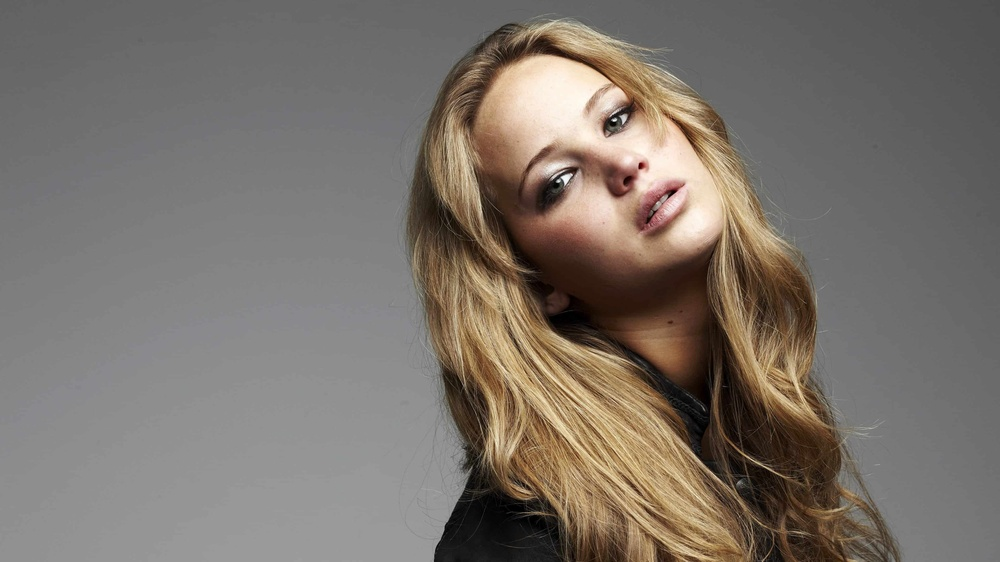
#> input picture assignment_01/data/a1images/jeniffer.jpg, 1000 x 562 px, shrunk from 3840 x 2160 before the run
$ jupyter execute Q6_Foreground_Histogram_Equalization.ipynb
#> lines starting #> are read from the running program, lines starting #| are printed output that depends on the picture; after the words box and inside, x2 and y2 are one past the last pixel; in counts of white or black regions, pixels touching at a corner belong together
# Q6 - Foreground Histogram Equalization

[cell 1]
import numpy as np, cv2 as cv, matplotlib.pyplot as plt
from pathlib import Path

DATA = Path("../data/a1images")
RESULTS = Path("../results/q6")
RESULTS.mkdir(parents=True, exist_ok=True)

img_path = DATA / "jeniffer.jpg"
img_bgr = cv.imread(str(img_path), cv.IMREAD_COLOR)
#> img_bgr is the input picture: shape (562, 1000, 3); mean B, G, R 106.8, 114.3, 122.3
assert img_bgr is not None, f"Image not found at {img_path}"
print("Loaded:", img_path, "shape:", img_bgr.shape)
#| Loaded: ../data/a1images/jeniffer.jpg shape: (562, 1000, 3)

[cell 2]
# Split HSV and save planes
hsv = cv.cvtColor(img_bgr, cv.COLOR_BGR2HSV)
#> hsv: shape (562, 1000, 3); mean H, S, V 10.7, 35.6, 122.4
H, S, V = cv.split(hsv)
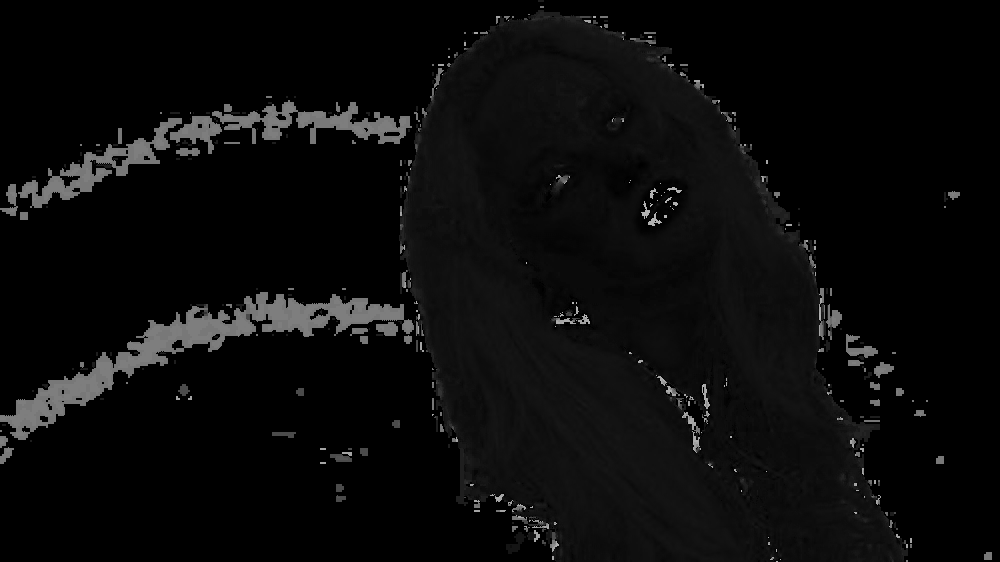
#> H: shape (562, 1000); min 0, max 179, mean 10.7
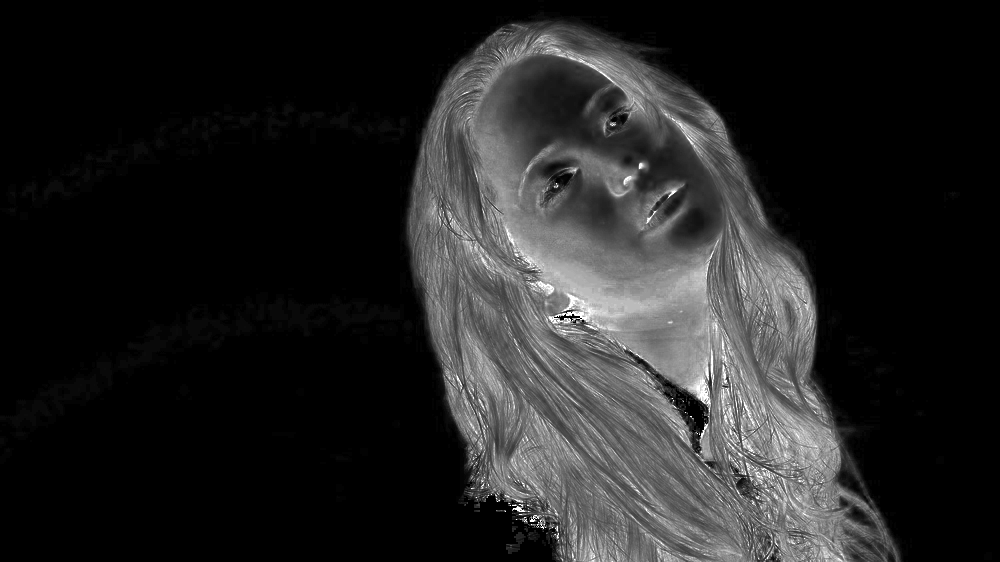
#> S: shape (562, 1000); min 0, max 255, mean 35.6
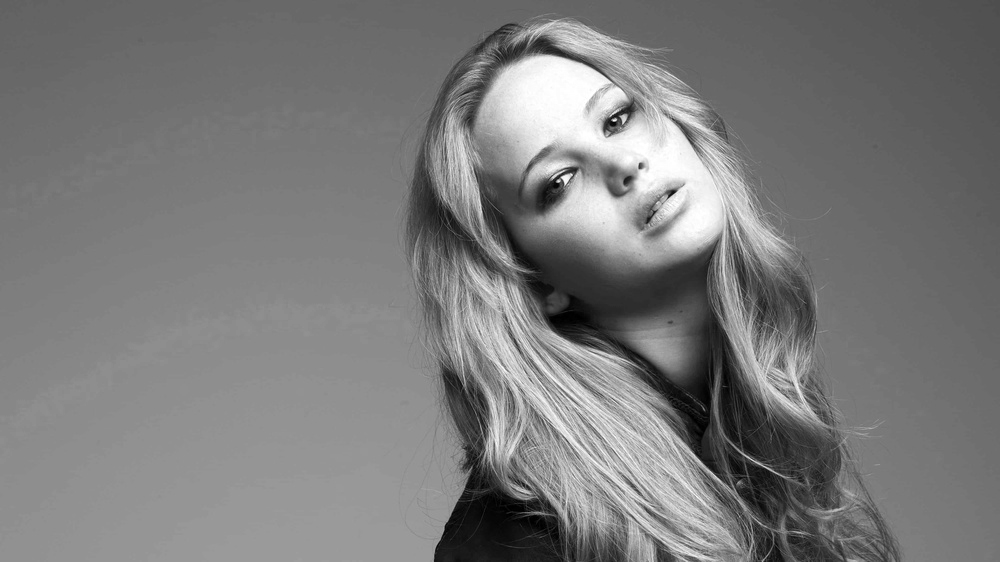
#> V: shape (562, 1000); min 0, max 255, mean 122.4
cv.imwrite(str(RESULTS/"q6_H.png"), H)
cv.imwrite(str(RESULTS/"q6_S.png"), S)
cv.imwrite(str(RESULTS/"q6_V.png"), V)
#> Out = True

[cell 3]
plt.figure(figsize=(12, 4))
plt.subplot(1, 3, 1)
plt.imshow(H, cmap='gray')
plt.title("H")
plt.axis('off')
plt.subplot(1, 3, 2)
plt.imshow(S, cmap='gray')
plt.title("S")
plt.axis('off')
plt.subplot(1, 3, 3)
plt.imshow(V, cmap='gray')
plt.title("V")
plt.axis('off')

[cell 4]
# Select plane to threshold and extract binary foreground mask
# Start with S (often separates subject/background well). Use Otsu; invert if area is unreasonable.
plane_name, plane = "S", S
#> plane_name = 'S'
thr, mask = cv.threshold(plane, 15, 255, cv.THRESH_BINARY)
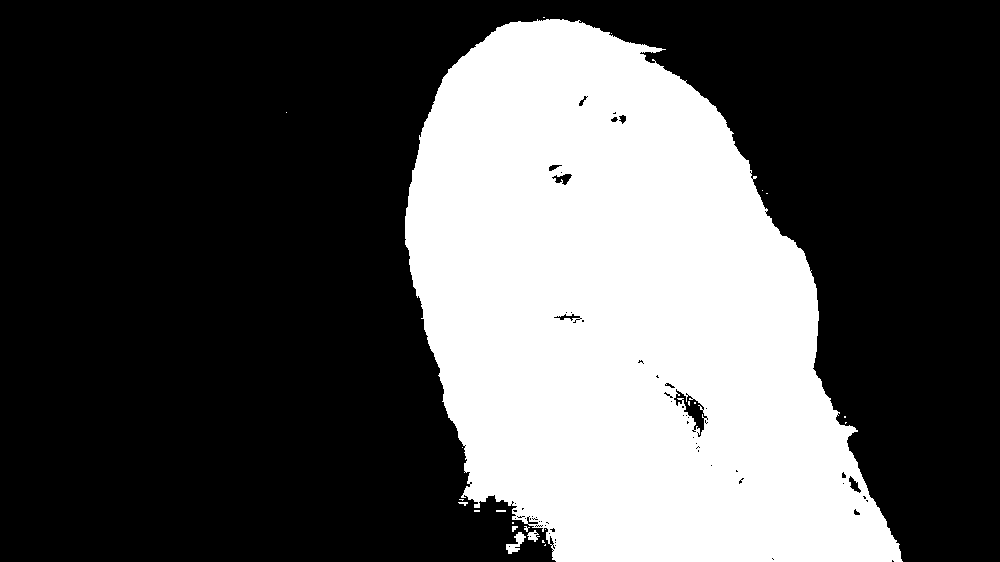
#> mask: shape (562, 1000); 32.9% white; 23 white regions (17 under 20 px), largest, box (x1, y1, x2, y2) and area: (405, 19, 903, 562) 184399, (506, 532, 526, 554) 194, (527, 530, 540, 542) 81, (512, 526, 518, 532) 24, (458, 502, 468, 506) 23, (496, 510, 506, 512) 20

[cell 5]
# Heuristic: ensure foreground isn’t almost everything or almost nothing
fg_ratio = (mask > 15).mean()
#> fg_ratio = 0.329
if fg_ratio > 0.90 or fg_ratio < 0.05:
    mask = cv.bitwise_and(mask)     # flip if Otsu picked the wrong polarity

# A tiny morphology to clean specks
k = cv.getStructuringElement(cv.MORPH_ELLIPSE, (3, 3))
mask = cv.morphologyEx(mask, cv.MORPH_OPEN, k, iterations=1)
#> mask: shape (562, 1000); 32.8% white; 9 white regions (6 under 20 px), largest, box (x1, y1, x2, y2) and area: (405, 19, 903, 562) 184051, (506, 532, 525, 554) 173, (528, 532, 538, 541) 60

[cell 6]
plt.figure(figsize=(4, 4))
plt.imshow(mask, cmap='gray')
plt.title(f"Mask from {plane_name}")
plt.axis('off')
plt.tight_layout()
plt.savefig(RESULTS/"q6_mask.png", dpi=150); plt.show()

[cell 7]
# Foreground via cv.bitwise_and and histogram on V using the mask
foreground_bgr = cv.bitwise_and(img_bgr, img_bgr, mask=mask)
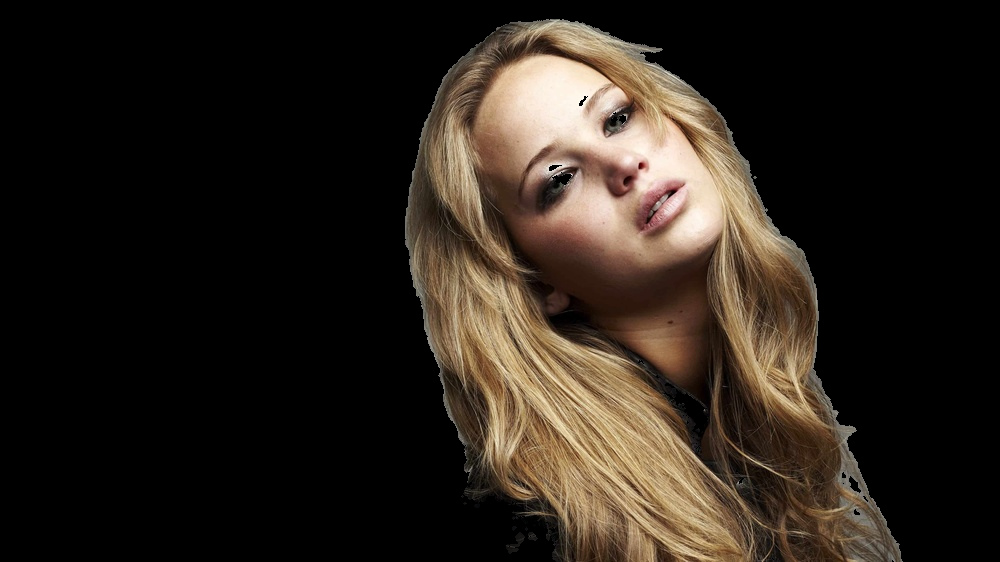
#> foreground_bgr: shape (562, 1000, 3); mean B, G, R 26.7, 34.4, 42.3
background_bgr = cv.bitwise_and(img_bgr, img_bgr, mask=cv.bitwise_not(mask))
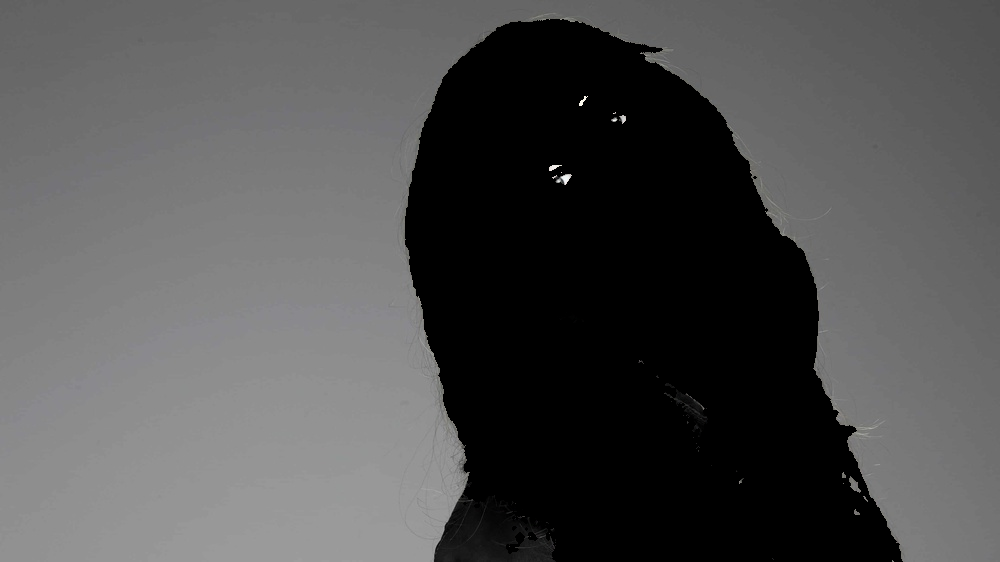
#> background_bgr: shape (562, 1000, 3); mean B, G, R 80.1, 80, 80

plt.figure(figsize=(10, 4))
plt.subplot(1, 2, 1)
plt.imshow(cv.cvtColor(foreground_bgr, cv.COLOR_BGR2RGB))
plt.title("Foreground")
plt.axis('off')
plt.subplot(1, 2, 2)
plt.imshow(cv.cvtColor(background_bgr, cv.COLOR_BGR2RGB))
plt.title("Background")
plt.axis('off')
plt.tight_layout()
plt.savefig(RESULTS/"q6_fg_bg.png", dpi=150)
plt.show()

[cell 8]
# Histogram of the Value (V) channel on foreground only
hist_fg = cv.calcHist([V], [0], mask, [256], [0, 256]).ravel().astype(np.float64)
#> hist_fg = 256 values, max 1554 at index 48, min 0 at index 0, mean 720.1

plt.figure(figsize=(6, 3))
plt.bar(np.arange(256), hist_fg, width=1, color='black')
plt.title("Foreground V histogram (masked)")
plt.xlabel("V")
plt.ylabel("Count")
plt.xlim(0, 255)
plt.tight_layout()
plt.savefig(RESULTS/"q6_fg_hist_before.png", dpi=150)
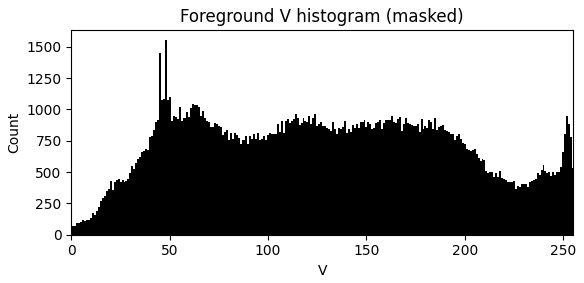
#> figure drawn by matplotlib, 1 panel; tallest bar 1554 high, from x = 47.5 to 48.5
plt.show()

[cell 9]
# Cumulative sum of the histogram
cdf_fg = np.cumsum(hist_fg)
#> cdf_fg = 256 values from 0 to 184334
pixels_fg = max(1.0, cdf_fg[-1])  # guard
#> pixels_fg = 184334

plt.figure(figsize=(6, 3))
plt.plot(cdf_fg, color='black')
plt.title("CDF of FG V")
plt.xlabel("Bin")
plt.ylabel("Cumulative count")
plt.tight_layout()
plt.savefig(RESULTS/"q6_fg_cdf.png", dpi=150)
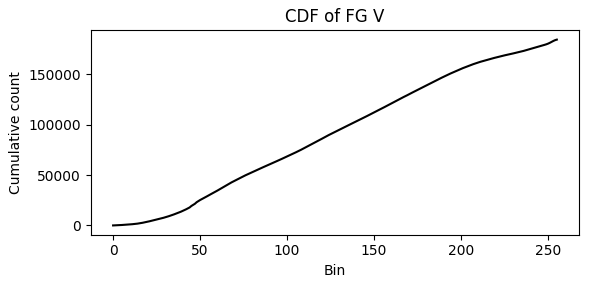
#> figure drawn by matplotlib, 1 panel; curve peaks at x = 255, y = 184334
plt.show()

[cell 10]
# Equalize the foreground using slide formulas
# Mapping: t(k) = round(255 * CDF_fg(k) / (#FG pixels))
t = np.floor(255.0 * (cdf_fg / pixels_fg) + 0.5).astype(np.uint8)
#> t = 256 values from 0 to 255

V_eq = V.copy()
fg = (mask > 0)
V_eq[fg] = t[V_eq[fg]]

[cell 11]
# For inspection: FG V histogram AFTER equalization
hist_fg_after = np.bincount(V_eq[fg].ravel(), minlength=256)
#> hist_fg_after = 256 values, max 1554 at index 32, min 0 at index 24, mean 720.1

plt.figure(figsize=(10, 4))
plt.subplot(1, 2, 1)
plt.bar(np.arange(256), hist_fg,       width=1, color='black')
plt.title("FG V before")
plt.xlim(0, 255)
plt.subplot(1, 2, 2)
plt.bar(np.arange(256), hist_fg_after, width=1, color='black')
plt.title("FG V after EQ")
plt.xlim(0, 255)
plt.tight_layout()
plt.savefig(RESULTS/"q6_fg_hist_before_after.png", dpi=150)
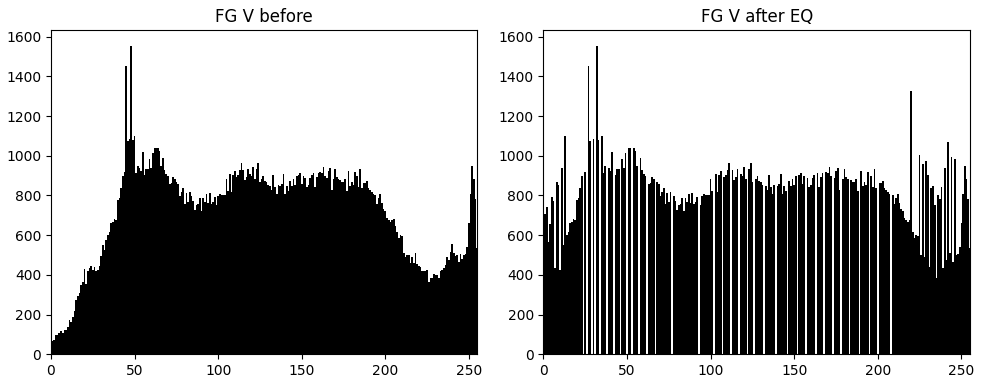
#> figure drawn by matplotlib, 2 panels; panel 1: tallest bar 1554 high, from x = 47.5 to 48.5; panel 2: tallest bar 1554 high, from x = 31.5 to 32.5
plt.show()

[cell 12]
# Recombine: extract background and ADD with FG-equalized foreground
# Build equalized color image (all pixels), then keep only the foreground part of it
hsv_eq_all = cv.merge([H, S, V_eq])
#> hsv_eq_all: shape (562, 1000, 3); mean H, S, V 10.7, 35.6, 122.1
bgr_eq_all = cv.cvtColor(hsv_eq_all, cv.COLOR_HSV2BGR)
foreground_eq_bgr = cv.bitwise_and(bgr_eq_all, bgr_eq_all, mask=mask)

# Add foreground (equalized) to original background
result_bgr = cv.add(foreground_eq_bgr, background_bgr)

# Save and show
cv.imwrite(str(RESULTS/"q6_original.png"), img_bgr)
cv.imwrite(str(RESULTS/"q6_result_fg_eq.png"), result_bgr)
#> Out = True

[cell 13]
plt.figure(figsize=(10, 4))
plt.subplot(1, 2, 1)
plt.imshow(cv.cvtColor(img_bgr, cv.COLOR_BGR2RGB))
plt.title("Original")
plt.axis('off')
plt.subplot(1, 2, 2)
plt.imshow(cv.cvtColor(result_bgr, cv.COLOR_BGR2RGB))
plt.title("FG histogram-equalized")
plt.axis('off')
plt.tight_layout()
plt.savefig(RESULTS/"q6_before_after.png", dpi=150)
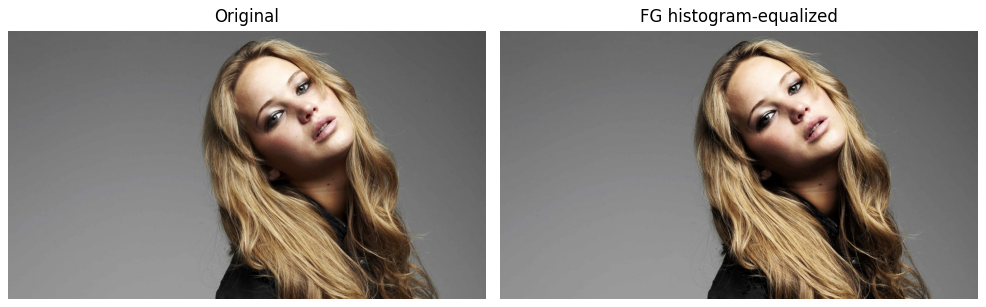
#> figure drawn by matplotlib, 2 panels
plt.show()

$ run again, with assignment_01/data/a1images/daisy.jpg copied over assignment_01/data/a1images/jeniffer.jpg
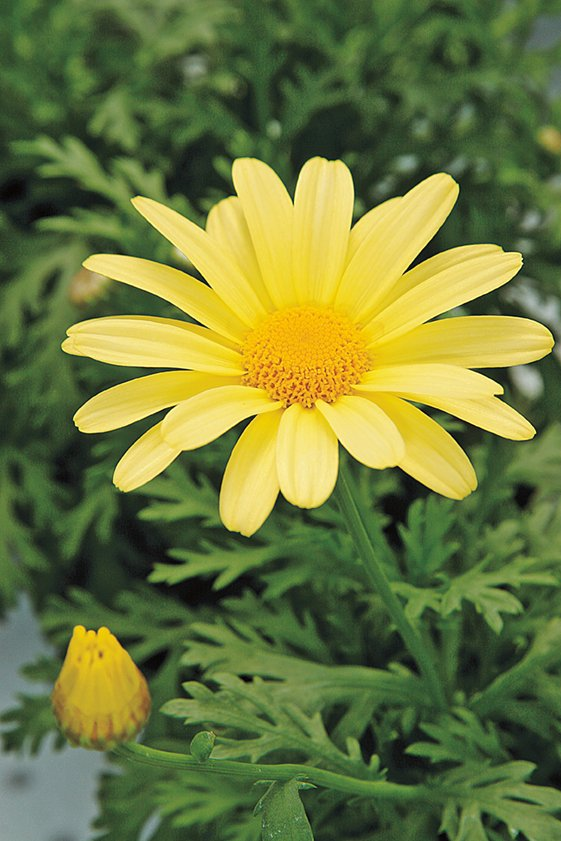
#> input picture assignment_01/data/a1images/daisy.jpg, 561 x 841 px
#> img_bgr is the input picture: shape (841, 561, 3); mean B, G, R 60.7, 120.3, 108.5
#| Loaded: ../data/a1images/jeniffer.jpg shape: (841, 561, 3)
#> hsv: shape (841, 561, 3); mean H, S, V 45.8, 119.6, 126.6
#> `cv.imwrite(str(RESULTS/"q6_V.png"), V)`: Out = True
#> plane_name = 'S'
#> `thr, mask = cv.threshold(plane, 15, 255, cv.THRESH_BINARY)`:
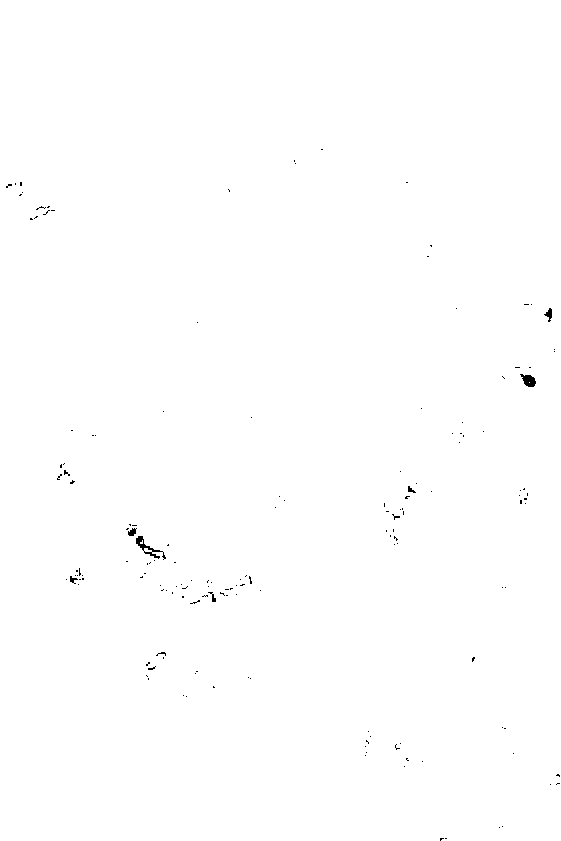
#> mask: shape (841, 561); 99.8% white; black in thin lines or dots, all inside (x1, y1, x2, y2) = (6, 149, 560, 841)
#> fg_ratio = 0.998
#> hist_fg = 256 values, max 6112 at index 242, min 0 at index 0, mean 1839
#> cdf_fg = 256 values from 0 to 470787
#> pixels_fg = 470787
#> t = 256 values from 0 to 255
#> hist_fg_after = 256 values, max 6112 at index 235, min 0 at index 15, mean 1839
#> hsv_eq_all: shape (841, 561, 3); mean H, S, V 45.8, 119.6, 128.2
#> `cv.imwrite(str(RESULTS/"q6_result_fg_eq.png"), result_bgr)`: Out = True
#> `plt.savefig(RESULTS/"q6_before_after.png", dpi=150)`:
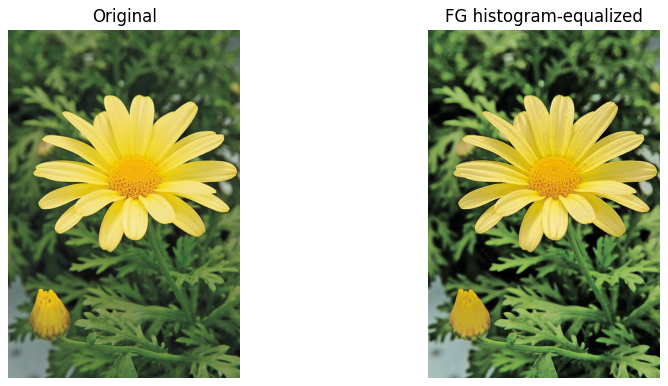
#> figure drawn by matplotlib, 2 panels

$ run again, with assignment_01/data/a1images/emma.jpg copied over assignment_01/data/a1images/jeniffer.jpg
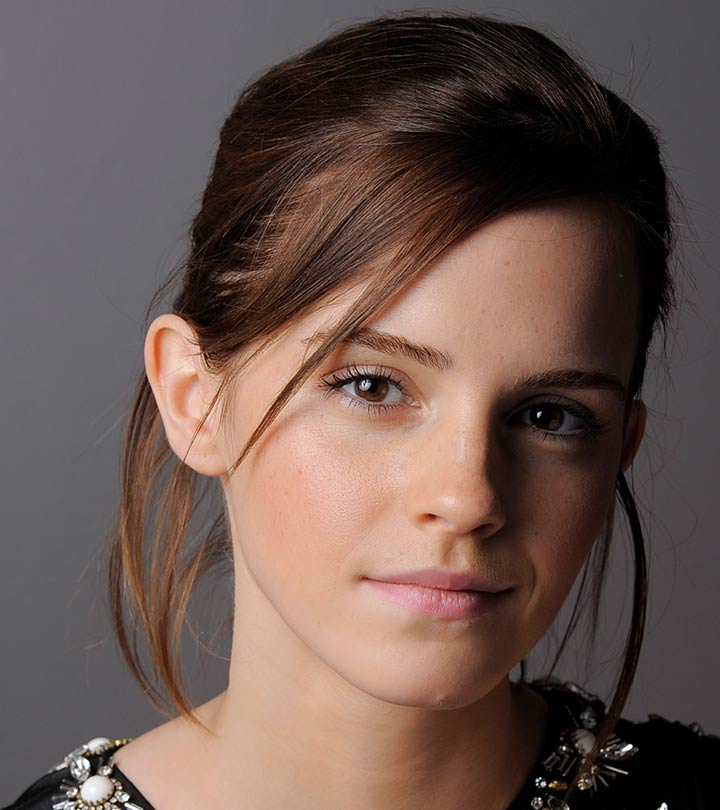
#> input picture assignment_01/data/a1images/emma.jpg, 720 x 810 px
#> img_bgr is the input picture: shape (810, 720, 3); mean B, G, R 80.1, 87.4, 106.8
#| Loaded: ../data/a1images/jeniffer.jpg shape: (810, 720, 3)
#> hsv: shape (810, 720, 3); mean H, S, V 54.8, 73.4, 107.5
#> `cv.imwrite(str(RESULTS/"q6_V.png"), V)`: Out = True
#> plane_name = 'S'
#> fg_ratio = 0.733
#> hist_fg = 256 values, max 11611 at index 115, min 0 at index 0, mean 1664.6
#> cdf_fg = 256 values from 0 to 426137
#> pixels_fg = 426137
#> t = 256 values from 0 to 255
#> fg: shape (810, 720) bool; 73.1% white; 222 black regions (160 under 20 px), largest, box (x1, y1, x2, y2) and area: (0, 0, 720, 810) 130582, (0, 0, 80, 240) 9918, (565, 719, 720, 810) 9080
#> hist_fg_after = 256 values, max 11611 at index 154, min 0 at index 0, mean 1664.6
#> hsv_eq_all: shape (810, 720, 3); mean H, S, V 54.8, 73.4, 116.5
#> `cv.imwrite(str(RESULTS/"q6_result_fg_eq.png"), result_bgr)`: Out = True
#> `plt.savefig(RESULTS/"q6_before_after.png", dpi=150)`:
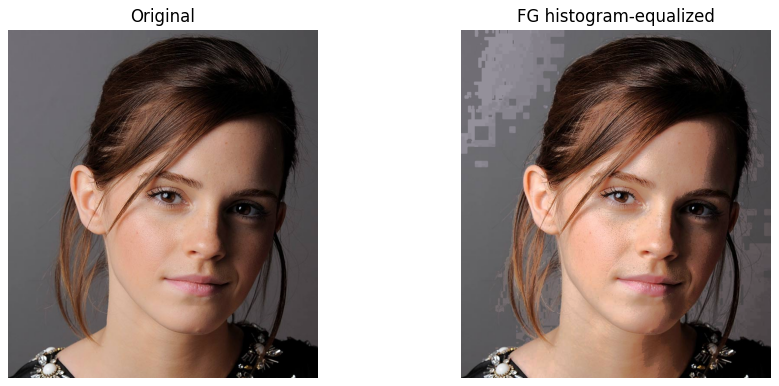
#> figure drawn by matplotlib, 2 panels
